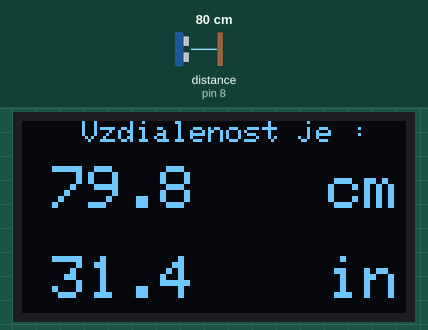
A sketch run on a simulated Arduino Nano, built with avr-gcc and run on an emulated ATmega328P. Shown: 128×64 one-colour display. Wiring (inferred from the names in the program): ultrasonic range finder: trigger pin 9; echo pin 8. The test bench sets the inputs (shaded band); at power-on: distance to the obstacle (sensor on pin 8) 80 cm. The echo pulse lasts 58.3 µs per cm; what the sketch prints to the serial monitor is not drawn.

Above: at 1.3 s.
1.4 s: distance to the obstacle (sensor on pin 8) set to 9 cm
At 2.0 s:
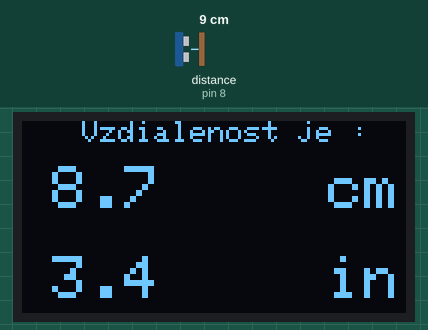
4.5 s: distance to the obstacle (sensor on pin 8) set to 2 cm
At 5.4 s:
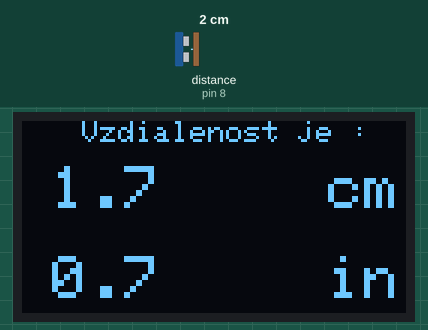
6.3 s: distance to the obstacle (sensor on pin 8) set to 4 cm
At 7.9 s:
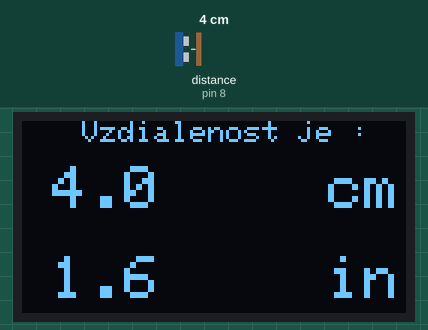
Timing chart, 0 to 9.4 s (numbered marks = the images above; inputs shaded):
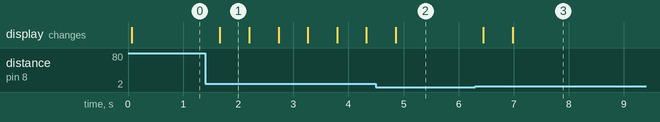

The sketch:

ArduinoNanoDistanceMeter.ino
```cpp
#include <SPI.h>
#include <Wire.h>
#include <Adafruit_GFX.h>
#include <Adafruit_SSD1306.h>

#define trigPin 9
#define echoPin 8


// Connection Schematics
//
// OLED --> Arduino Nano
//
// VCC - 5V
// GND - GND
// SCL - A5
// SDA - A4
//
// Radar --> Arduino Nano
//
// VCC - 5V
// GND - GND
// ECHO - D8
// TRIG - D9

#define OLED_RESET -1
Adafruit_SSD1306 display(OLED_RESET);

void setup() {
  Serial.begin(9600);
  pinMode(trigPin, OUTPUT);
  pinMode(echoPin, INPUT);
  display.begin(SSD1306_SWITCHCAPVCC, 0x3C); // adresa 0x3C (128x64)
  display.clearDisplay();
  display.setTextWrap(false); // Táto riadka sa pridala pre zakázanie pretekania textu na ďalšie riadky
}

void loop() {
  float duration;
  float distance_cm;
  float distance_in;

  digitalWrite(trigPin, LOW); //PULSE ___|---|___
  delayMicroseconds(2);
  digitalWrite(trigPin, HIGH);
  delayMicroseconds(10);
  digitalWrite(trigPin, LOW);

  duration = pulseIn(echoPin, HIGH);

  distance_cm = (duration / 2) / 29.1;
  distance_in = (duration / 2) / 73.914;

  display.setCursor(20, 0); // oled display
  display.setTextSize(1);
  display.setTextColor(WHITE);
  display.println("Vzdialenost je :");

  display.setCursor(10, 15); // oled display
  display.setTextSize(2);
  display.setTextColor(WHITE);
  display.print(distance_cm, 1); // Zmena: Odstavenie desatinných miest
  display.setCursor(90, 15);
  display.setTextSize(2);
  display.println(" cm");

  display.setCursor(10, 45); // oled display
  display.setTextSize(2);
  display.setTextColor(WHITE);
  display.print(distance_in, 1); // Zmena: Odstavenie desatinných miest
  display.setCursor(90, 45);
  display.setTextSize(2);
  display.println(" in");

  display.display();

  delay(500);
  display.clearDisplay();

  Serial.println(distance_cm, 1); // Zmena: Odstavenie desatinných miest
  Serial.println(distance_in, 1); // Zmena: Odstavenie desatinných miest
}
```

Measured:
- after the input at 1.4 s, the display: changes after 0.27 s (image 1)
- after the input at 4.5 s, the display: changes after 0.36 s (image 2)
- after the input at 6.3 s, the display: first changes after 0.15 s (image 3 shows a later state)
- what the display in image 1 shows lasts 0.5 s, from 1.7 s to 2.2 s
